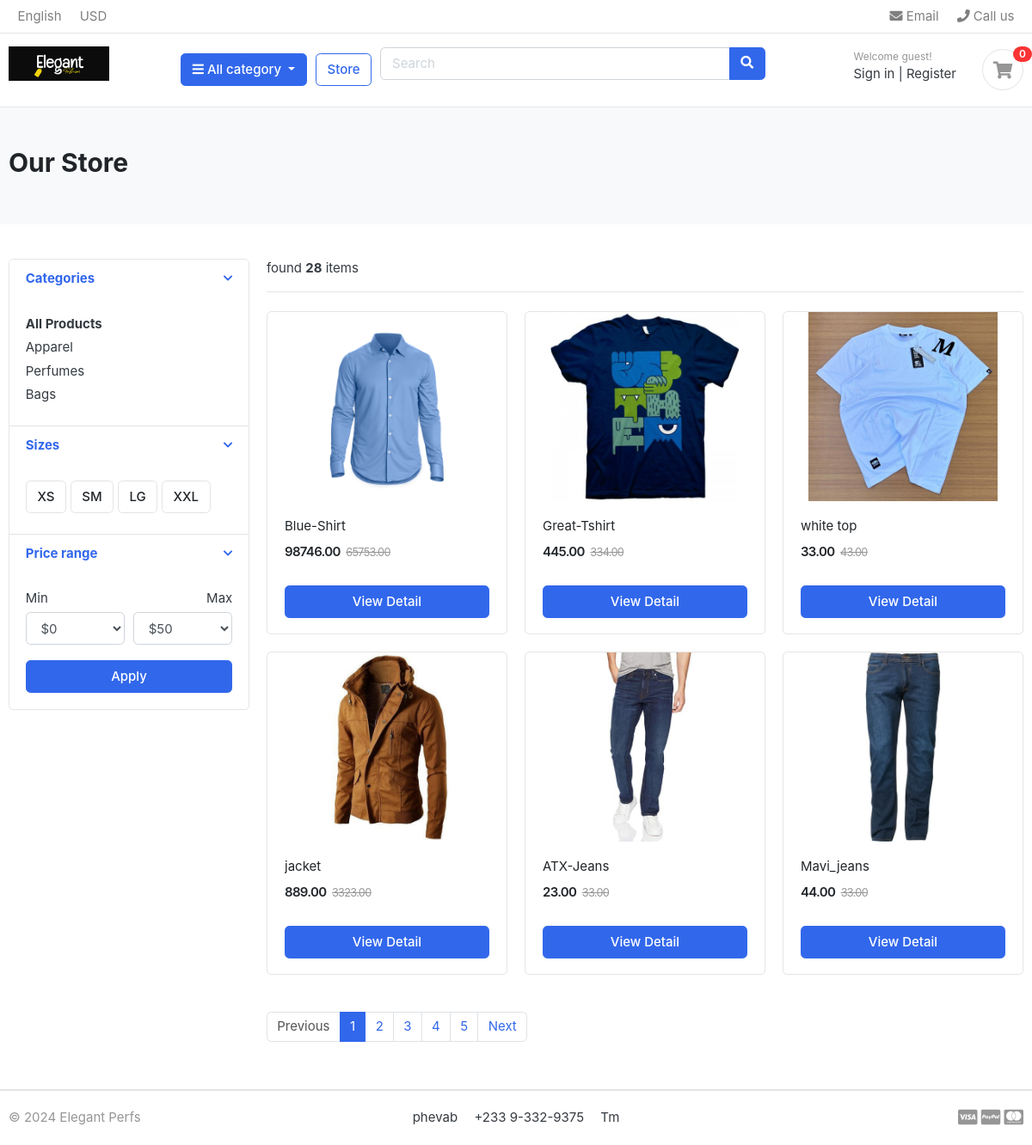
/store/, run on the app's committed database.
### category/models.py (models this page shows, shortened)
class Category(models.Model):
    category_name = models.CharField(max_length=50, unique=True)
    slug  = models.SlugField(max_length=50, unique=True)
    description  = models.TextField(max_length=255, blank=True)
    cat_image  = models.ImageField(upload_to='photos/categories', blank=True)
    class Meta:
        verbose_name='category'
        verbose_name_plural='categories'
    def get_url(self):
        return reverse('products_by_category',args=[self.slug])

### store/models.py (models this page shows, shortened)
class Product(models.Model):
    product_name = models.CharField(max_length=200, unique=True)
    slug = models.SlugField(max_length=200, unique=True)
    description = models.TextField(max_length=200, unique=True)
    price = MoneyField(max_digits=10, decimal_places=2, default_currency='GHC')
    old_price = MoneyField(max_digits=10, decimal_places=2, default_currency='GHC')
    images = models.ImageField(upload_to='photos/products')
    is_available = models.BooleanField(default=True)
    category = models.ForeignKey(Category, on_delete=models.CASCADE )
    stock = models.PositiveIntegerField(default=0)
    created_date = models.DateTimeField(auto_now_add=True)
    modified_date = models.DateTimeField(auto_now=True)
    def get_url(self):
        return reverse('product_detail', args=[self.category.slug, self.slug])

### store/views.py (the view)
# urls.py: path('store/', include('store.urls')),
def store(request, category_slug=None):
    categories = None
    products = None
    if category_slug != None:
        categories = get_object_or_404(Category, slug=category_slug)
        products = Product.objects.filter(category=categories, is_available=True)
        paginator = Paginator(products, 6)
        page = request.GET.get('page')
        paged_products =paginator.get_page(page)
        product_count = products.count()
    else:
        products = Product.objects.all().filter(is_available=True).order_by('id')
        paginator = Paginator(products, 6)
        page = request.GET.get('page')
        paged_products =paginator.get_page(page)
        product_count = products.count()
    context = {
        'products': paged_products,
        'product_count' : product_count,
    }
    return render(request, 'store.html', context)

### carts/context_processors.py (called while the page is built)
def counter(request):
    cart_count = 0
    if 'admin' in request.path:
        return{}
    else:
        try:
            cart = Cart.objects.filter(cart_id = _cart_id(request))
            cart_items = CartItem.objects.all().filter(cart=cart[:1])
            for cart_item in cart_items:
                cart_count = cart_count + cart_item.quantity
        except Cart.DoesNotExist:
            cart_count = 0
    return dict(cart_count=cart_count)

### carts/views.py (called while the page is built)
def _cart_id(request):
    cart = request.session.session_key
    if not cart:
        cart = request.session.create()
    return cart

### category/context_processors.py (called while the page is built)
def menu_links(request):
    links = Category.objects.all()
    return dict(links=links)

### templates/store.html (shortened to what this page needs)
{% extends 'base.html' %}
{% load static %}
{% block content %}
    <section class="section-pagetop bg">
      <div class="container">
        {% if 'search' in request.path %}
         <h2 class="title-page">Search Result</h2>
        {% else %}
          <h2 class="title-page">Our Store</h2>
        {% endif %}
      </div>
    </section>
    <section class="section-content padding-y">
      <div class="container">
        <div class="row">
          <aside class="col-md-3">
            <div class="card">
              <article class="filter-group">
                <header class="card-header">
                  <a
                    href="#"
                    data-toggle="collapse"
                    data-target="#collapse_1"
                    aria-expanded="true"
                    class=""
                  >
                    <i class="icon-control fa fa-chevron-down"></i>
                    <h6 class="title">Categories</h6>
                  </a>
                </header>
                <div
                  class="filter-content collapse show"
                  id="collapse_1"
                >
                  <div class="card-body">
                    <ul class="list-menu">
                      <li><a href="{%url 'store'%}"><b> All Products </b></a></li>
                      {% for category in links %}
                      <li><a href="{{category.get_url}}">{{category.category_name}} </a></li>
                      {% endfor %}
                    </ul>
                  </div>
                </div>
              </article>
              <article class="filter-group">
                <header class="card-header">
                  <a
                    href="#"
                    data-toggle="collapse"
                    data-target="#collapse_4"
                    aria-expanded="true"
                    class=""
                  >
                    <i class="icon-control fa fa-chevron-down"></i>
                    <h6 class="title">Sizes</h6>
                  </a>
                </header>
                <div
                  class="filter-content collapse show"
                  id="collapse_4"
                >
                  <div class="card-body">
                    <label class="checkbox-btn">
                      <span class="btn btn-light"> XS </span>
                    </label>
                    <label class="checkbox-btn">
                      <span class="btn btn-light"> SM </span>
                    </label>
                    <label class="checkbox-btn">
                      <span class="btn btn-light"> LG </span>
                    </label>
                    <label class="checkbox-btn">
                      <span class="btn btn-light"> XXL </span>
                    </label>
                  </div>
                </div>
              </article>
              <article class="filter-group">
                <header class="card-header">
                  <a
                    href="#"
                    data-toggle="collapse"
                    data-target="#collapse_3"
                    aria-expanded="true"
                    class=""
                  >
                    <i class="icon-control fa fa-chevron-down"></i>
                    <h6 class="title">Price range</h6>
                  </a>
                </header>
                <div
                  class="filter-content collapse show"
                  id="collapse_3"
                >
                  <div class="card-body">
                    <div class="form-row">
                      <div class="form-group col-md-6">
                        <label>Min</label>
                        <select class="mr-2 form-control">
                          <option value="0">$0</option>
                        </select>
                      </div>
                      <div class="form-group text-right col-md-6">
                        <label>Max</label>
                        <select class="mr-2 form-control">
                          <option value="50">$50</option>
                        </select>
                      </div>
                    </div>
                    <button class="btn btn-block btn-primary">Apply</button>
                  </div>
                </div>
              </article>
            </div>
          </aside>
          <main class="col-md-9">
            <header class="border-bottom mb-4 pb-3">
              <div class="form-inline">
                {% if product_count > 1 %}
                <span class="mr-md-auto">found <b>{{product_count}}</b> items </span>
                {% elif product_count == 1  %}
                <span class="mr-md-auto"> 1 item found </span>
                {% else %}
                <span class="mr-md-auto">no item found </span>
                {% endif %}
              </div>
            </header>
            <div class="row">
              {% if products %}
              {% for product in products  %}
              <div class="col-md-4">
                <figure class="card card-product-grid">
                  <div class="img-wrap">
                    <a href="{{product.get_url}}">
                    <img src="{{ product.images.url}}" />
                    </a>
                  </div>
                  <figcaption class="info-wrap">
                    <div class="fix-height">
                      <a href="{{product.get_url}}" class="title"
                        >{{ product.product_name}}</a
                      >
                      <div class="price-wrap mt-2">
                        <span class="price">{{ product.price}}</span>
                        <del class="price-old">{{ product.old_price}}</del>
                      </div>
                    </div>
                    <a href="{{ product.get_url }}" class="btn btn-block btn-primary"
                      >View Detail
                    </a>
                  </figcaption>
                </figure>
              </div>
              {% endfor %}
              {% else %}
                  <div style="text-align: center; position: absolute; top: 50%; left: 50%; transform: translate(-50%, -50%);">
                      <h2><em>No Result Found. </em>😞</h2>
                  </div>
              {% endif %}
            </div>
            <nav class="mt-4" aria-label="Page navigation sample">
              {% if products.has_other_pages  %}
              <ul class="pagination">
                {% if products.has_previous %}
                <li class="page-item">
                  <a class="page-link" href="?page={{products.previous_page_number}}">Previous</a>
                </li>
                {% else %}
                <li class="page-item disabled">
                  <a class="page-link" href="#">Previous</a>
                </li>
                {% endif %}
                {% for i in products.paginator.page_range %}
                {% if products.number == i %}
                  <li class="page-item active"><a class="page-link" href="#">{{i}}</a></li>
                  {% else %}
                  <li class="page-item "><a class="page-link" href="?page={{i}}">{{i}}</a></li>
                  {% endif %}
                {% endfor %}
                 {% if products.has_next %}
                <li class="page-item"><a class="page-link" href="?page={{products.next_page_number}}">Next</a></li>
                  {% else %}
                  <li class="page-item disabled"><a class="page-link" href="#">Next</a></li>
                  {% endif %}
              </ul>
               {% endif %}
            </nav>
          </main>
        </div>
      </div>
    </section>
{% endblock %}

### static/css/ui.css (style rules this page uses)
html { font-family: "Inter", sans-serif; font-size: 15px; }
.img-wrap { text-align: center; display: block; }
.img-wrap img { max-width: 100%; }
.price-wrap { letter-spacing: -0.7px; }
.padding-y { padding-top: 40px; padding-bottom: 40px; }
figure { margin-bottom: 0; }
article:after, .form-group:after { display: block; clear: both; content: ""; }
.bg { background-color: #f8f9fa; }
.title-page { color: #212529; }
.btn-light { background-color: #fff; border-color: #e4e4e4; }
[class*=list-] li:after { visibility: hidden; display: block; content: ""; overflow: hidden; height: 0; clear: both; }
.list-menu { list-style: none; margin: 0; padding-left: 0; }
.list-menu li { margin-bottom: 5px; }
.list-menu a { color: #343a40; }
[class*=card-product] a.title { color: #212529; display: block; }
[class*=card-product] .img-wrap { overflow: hidden; position: relative; }
[class*=card-product] .img-wrap img { height: 100%; max-width: 100%; width: auto; display: inline-block; -o-object-fit: cover; object-fit: cover; }
.card-product-grid { margin-bottom: 20px; }
.card-product-grid .img-wrap { border-radius: 0.2rem 0.2rem 0 0; height: 220px; }
.card-product-grid .info-wrap { overflow: hidden; padding: 18px 20px; }
.card-product-grid .fix-height { height: 80px; overflow: hidden; }
.card .img-wrap { overflow: hidden; }
.price { font-weight: 600; color: #212529; }
.price-old { color: #969696; margin-left: 3px; font-size: 85%; }
.icon-control { margin-top: 5px; float: right; font-size: 80%; }
.card-header .title { margin-bottom: 0; line-height: 1.5; }
.filter-group { border-bottom: 1px solid #e4e4e4; }
.filter-group .card-header { border-bottom: 0; }
.filter-group:last-child { border-bottom: 0; }
.checkbox-btn { position: relative; }
.section-pagetop { padding: 45px 0; }

### data on the page
Category: category_name "Apparel"
Category: category_name "Perfumes"
Category: category_name "Bags"
Product: images (picture), product_name "Blue-Shirt", price "98746.00", old_price "65753.00"
Product: images (picture), product_name "Great-Tshirt", price "445.00", old_price "334.00"
Product: images (picture), product_name "white top", price "33.00", old_price "43.00"
Product: images (picture), product_name "jacket", price "889.00", old_price "3323.00"
Product: images (picture), product_name "ATX-Jeans", price "23.00", old_price "33.00"
Product: images (picture), product_name "Mavi_jeans", price "44.00", old_price "33.00"

### other printed values
{{ cart_count }} "0"
{{ product_count }} "28"
{{ i }} "1"
{{ i }} "2" "3" "4" "5"
